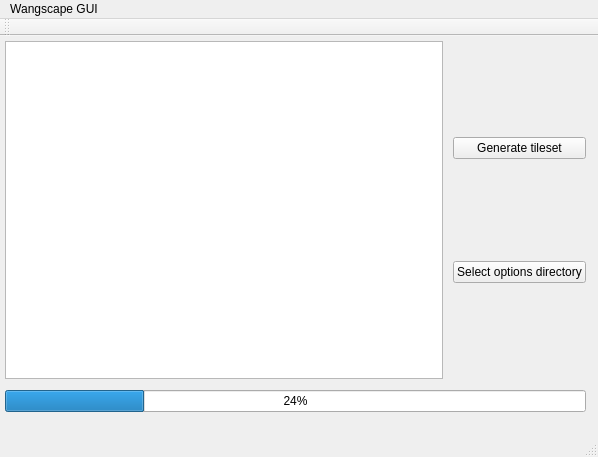
<?xml version="1.0" encoding="UTF-8"?>
<ui version="4.0">
 <class>MainWindow</class>
 <widget class="QMainWindow" name="MainWindow">
  <property name="geometry">
   <rect>
    <x>0</x>
    <y>0</y>
    <width>598</width>
    <height>457</height>
   </rect>
  </property>
  <property name="windowTitle">
   <string>MainWindow</string>
  </property>
  <widget class="QWidget" name="centralWidget">
   <widget class="QWidget" name="verticalLayoutWidget_2">
    <property name="geometry">
     <rect>
      <x>0</x>
      <y>0</y>
      <width>591</width>
      <height>381</height>
     </rect>
    </property>
    <layout class="QVBoxLayout" name="verticalLayout_2">
     <property name="leftMargin">
      <number>5</number>
     </property>
     <property name="topMargin">
      <number>5</number>
     </property>
     <property name="rightMargin">
      <number>5</number>
     </property>
     <property name="bottomMargin">
      <number>5</number>
     </property>
     <item>
      <layout class="QHBoxLayout" name="horizontalLayout">
       <property name="spacing">
        <number>10</number>
       </property>
       <property name="leftMargin">
        <number>0</number>
       </property>
       <property name="topMargin">
        <number>0</number>
       </property>
       <property name="rightMargin">
        <number>0</number>
       </property>
       <property name="bottomMargin">
        <number>5</number>
       </property>
       <item>
        <widget class="QGraphicsView" name="tilesetPreview"/>
       </item>
       <item>
        <layout class="QVBoxLayout" name="verticalLayout">
         <property name="spacing">
          <number>6</number>
         </property>
         <item>
          <widget class="QPushButton" name="pushButton">
           <property name="text">
            <string>Generate tileset</string>
           </property>
          </widget>
         </item>
         <item>
          <widget class="QPushButton" name="optionsDirectoryButton">
           <property name="text">
            <string>Select options directory</string>
           </property>
          </widget>
         </item>
        </layout>
       </item>
      </layout>
     </item>
     <item>
      <widget class="QProgressBar" name="progressBar">
       <property name="value">
        <number>24</number>
       </property>
      </widget>
     </item>
    </layout>
   </widget>
  </widget>
  <widget class="QMenuBar" name="menuBar">
   <property name="geometry">
    <rect>
     <x>0</x>
     <y>0</y>
     <width>598</width>
     <height>20</height>
    </rect>
   </property>
   <widget class="QMenu" name="menuWangscape_GUI">
    <property name="title">
     <string>Wangscape GUI</string>
    </property>
   </widget>
   <addaction name="menuWangscape_GUI"/>
  </widget>
  <widget class="QToolBar" name="mainToolBar">
   <attribute name="toolBarArea">
    <enum>TopToolBarArea</enum>
   </attribute>
   <attribute name="toolBarBreak">
    <bool>false</bool>
   </attribute>
  </widget>
  <widget class="QStatusBar" name="statusBar"/>
 </widget>
 <layoutdefault spacing="6" margin="11"/>
 <resources/>
 <connections/>
</ui>
